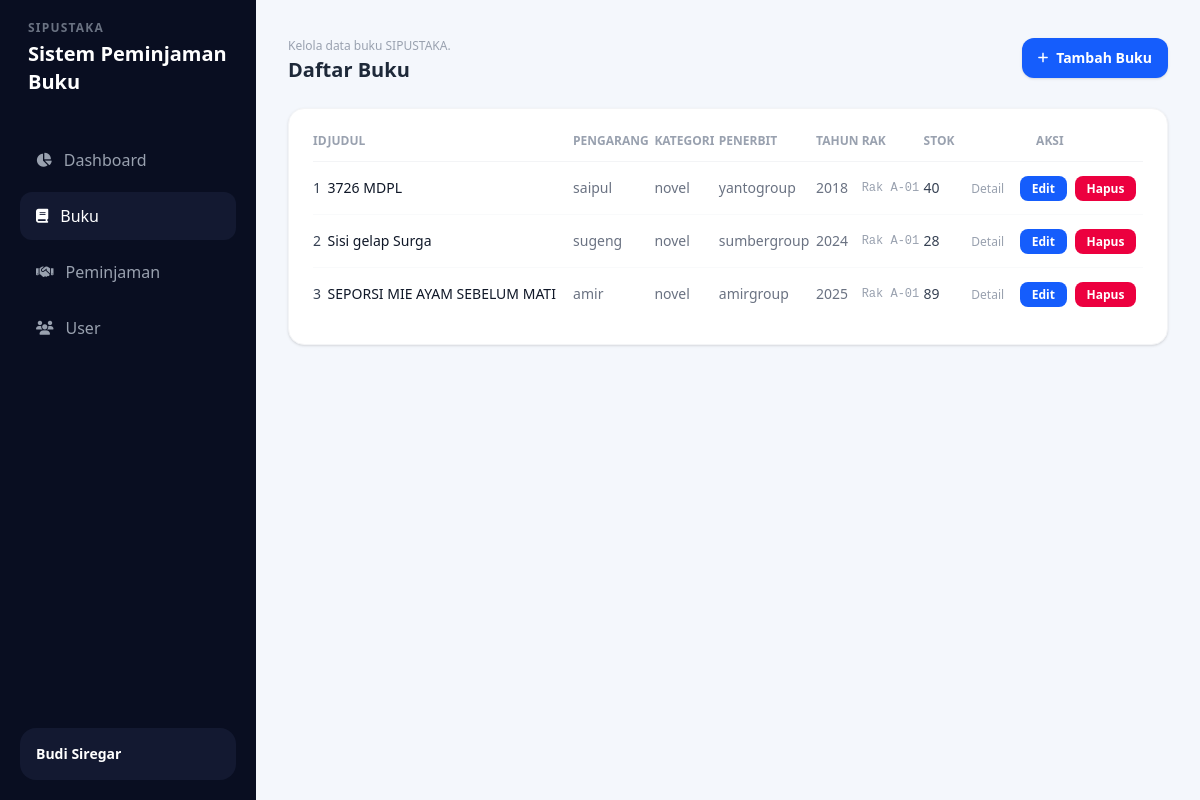
Page /buku/ on the committed database.
### perpus/models.py (models this page shows, shortened)
class Buku(models.Model):
    judul = models.CharField(max_length=255)
    pengarang = models.CharField(max_length=255)
    penerbit = models.CharField(max_length=255)
    tahun_terbit = models.IntegerField()
    kategori = models.CharField(max_length=100)
    stok = models.PositiveIntegerField(default=0)

### perpus/views.py (the view)
# urls.py: path('buku/', views.daftar_buku, name='daftar_buku'),
def daftar_buku(request):
    buku_all = Buku.objects.all()
    return render(request, 'perpus/daftar_buku.html', {'buku_all': buku_all})

### perpus/templates/perpus/daftar_buku.html (shortened to what this page needs)
<!DOCTYPE html>
<html lang="en">
<head>
    <script src="https://cdn.jsdelivr.net/npm/@tailwindcss/browser@4"></script>
    <link rel="stylesheet" href="https://cdnjs.cloudflare.com/ajax/libs/font-awesome/6.4.0/css/all.min.css">
</head>
<body class="bg-[#f4f7fc] font-sans antialiased flex min-h-screen">
    <aside class="w-64 bg-[#090e21] text-gray-400 flex flex-col justify-between p-5 shrink-0">
        <div>
            <div class="mb-10 px-2">
                <p class="text-xs tracking-widest text-gray-500 font-semibold uppercase">Sipustaka</p>
                <h1 class="text-xl font-bold text-white mt-1">Sistem Peminjaman Buku</h1>
            </div>
            <nav class="space-y-2">
                <a href="{% url 'dashboard' %}" class="flex items-center space-x-3 px-4 py-3 hover:bg-[#131931] hover:text-white rounded-xl transition">
                    <i class="fa-solid fa-chart-pie text-sm"></i><span>Dashboard</span>
                </a>
                <a href="{% url 'daftar_buku' %}" class="flex items-center space-x-3 px-4 py-3 bg-[#131931] text-white rounded-xl transition">
                    <i class="fa-solid fa-book text-sm"></i><span>Buku</span>
                </a>
                <a href="{% url 'peminjaman' %}" class="flex items-center space-x-3 px-4 py-3 hover:bg-[#131931] hover:text-white rounded-xl transition">
                    <i class="fa-solid fa-handshake text-sm"></i><span>Peminjaman</span>
                </a>
                <a href="{% url 'daftar_user' %}" class="flex items-center space-x-3 px-4 py-3 hover:bg-[#131931] hover:text-white rounded-xl transition">
                    <i class="fa-solid fa-users text-sm"></i><span>User</span>
                </a>
            </nav>
        </div>
        <div class="bg-[#131931] p-4 rounded-2xl text-white text-sm font-semibold">Budi Siregar</div>
    </aside>
    <main class="flex-1 p-8">
        <div class="flex justify-between items-center mb-6">
            <div>
                <span class="text-xs text-gray-400">Kelola data buku SIPUSTAKA.</span>
                <h2 class="text-xl font-bold text-gray-800">Daftar Buku</h2>
            </div>
            <a href="{% url 'tambah_buku' %}" class="bg-blue-600 hover:bg-blue-700 text-white text-sm font-semibold px-4 py-2.5 rounded-xl flex items-center space-x-2 shadow-sm">
                <i class="fa-solid fa-plus text-xs"></i><span>Tambah Buku</span>
            </a>
        </div>
        <div class="bg-white rounded-2xl border border-gray-100 shadow-sm p-6 overflow-hidden">
            <table class="w-full text-left text-sm">
                <thead>
                    <tr class="text-gray-400 text-xs uppercase border-b border-gray-100 pb-3">
                        <th class="pb-3">ID</th>
                        <th class="pb-3">Judul</th>
                        <th class="pb-3">Pengarang</th>
                        <th class="pb-3">Kategori</th>
                        <th class="pb-3">Penerbit</th>
                        <th class="pb-3">Tahun</th>
                        <th class="pb-3">Rak</th>
                        <th class="pb-3">Stok</th>
                        <th class="pb-3 text-center">Aksi</th>
                    </tr>
                </thead>
                <tbody class="text-gray-700 divide-y divide-gray-50">
                    {% for buku in buku_all %}
                    <tr>
                        <td class="py-4">{{ forloop.counter }}</td>
                        <td class="py-4 font-medium text-gray-900">{{ buku.judul }}</td>
                        <td class="py-4 text-gray-500">{{ buku.pengarang }}</td>
                        <td class="py-4 text-gray-500">{{ buku.kategori|default:"Novel" }}</td>
                        <td class="py-4 text-gray-500">{{ buku.penerbit }}</td>
                        <td class="py-4 text-gray-500">{{ buku.tahun_terbit }}</td>
                        <td class="py-4 font-mono text-xs text-gray-400">{{ buku.rak|default:"Rak A-01" }}</td>
                        <td class="py-4">{{ buku.stok }}</td>
                        <td class="py-4 text-center space-x-1">
                            <a href="{% url 'detail_buku' buku.pk %}" class="text-gray-400 hover:text-gray-600 px-2 text-xs">Detail</a>
                            <a href="{% url 'edit_buku' buku.pk %}" class="bg-blue-600 text-white px-3 py-1 rounded-lg text-xs font-semibold">Edit</a>
                            <a href="{% url 'hapus_buku' buku.pk %}" class="bg-rose-600 text-white px-3 py-1 rounded-lg text-xs font-semibold">Hapus</a>
                        </td>
                    </tr>
                    {% endfor %}
                </tbody>
            </table>
        </div>
    </main>
</body>
</html>

### rows in the picture
Buku: judul "3726 MDPL", pengarang "saipul", kategori "novel", penerbit "yantogroup", tahun_terbit "2018", rak "Rak A-01", stok "40"
Buku: judul "Sisi gelap Surga", pengarang "sugeng", kategori "novel", penerbit "sumbergroup", tahun_terbit "2024", rak "Rak A-01", stok "28"
Buku: judul "SEPORSI MIE AYAM SEBELUM MATI", pengarang "amir", kategori "novel", penerbit "amirgroup", tahun_terbit "2025", rak "Rak A-01", stok "89"
